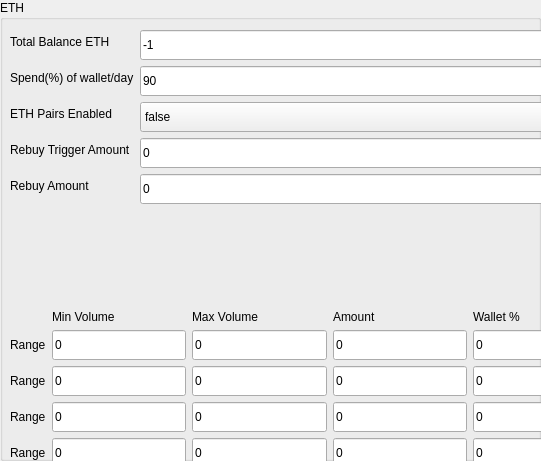
           <widget class="QGroupBox" name="groupBox_7">
            <property name="geometry">
             <rect>
              <x>10</x>
              <y>490</y>
              <width>541</width>
              <height>461</height>
             </rect>
            </property>
            <property name="styleSheet">
             <string notr="true"/>
            </property>
            <property name="title">
             <string>ETH</string>
            </property>
            <widget class="QWidget" name="verticalLayoutWidget_7">
             <property name="geometry">
              <rect>
               <x>10</x>
               <y>30</y>
               <width>597</width>
               <height>510</height>
              </rect>
             </property>
             <layout class="QVBoxLayout" name="verticalLayout_7">
              <item>
               <layout class="QFormLayout" name="formLayout_8">
                <item row="0" column="0">
                 <widget class="QLabel" name="totalBalanceBTCLabel_5">
                  <property name="styleSheet">
                   <string notr="true"/>
                  </property>
                  <property name="text">
                   <string>Total Balance ETH</string>
                  </property>
                 </widget>
                </item>
                <item row="0" column="1">
                 <widget class="QLineEdit" name="txtTotalBalanceEth">
                  <property name="minimumSize">
                   <size>
                    <width>0</width>
                    <height>30</height>
                   </size>
                  </property>
                  <property name="styleSheet">
                   <string notr="true"/>
                  </property>
                  <property name="text">
                   <string>-1</string>
                  </property>
                  <property name="readOnly">
                   <bool>true</bool>
                  </property>
                 </widget>
                </item>
                <item row="1" column="0">
                 <widget class="QLabel" name="spendOfWalletDayLabel_5">
                  <property name="styleSheet">
                   <string notr="true"/>
                  </property>
                  <property name="text">
                   <string>Spend(%) of wallet/day</string>
                  </property>
                 </widget>
                </item>
                <item row="1" column="1">
                 <widget class="QLineEdit" name="txtSpendPercentageEth">
                  <property name="minimumSize">
                   <size>
                    <width>0</width>
                    <height>30</height>
                   </size>
                  </property>
                  <property name="styleSheet">
                   <string notr="true"/>
                  </property>
                  <property name="text">
                   <string>90</string>
                  </property>
                 </widget>
                </item>
                <item row="2" column="0">
                 <widget class="QLabel" name="bTCPairsEnabledLabel_5">
                  <property name="styleSheet">
                   <string notr="true"/>
                  </property>
                  <property name="text">
                   <string>ETH Pairs Enabled</string>
                  </property>
                 </widget>
                </item>
                <item row="2" column="1">
                 <widget class="QComboBox" name="drpTradingEnabledEth">
                  <property name="minimumSize">
                   <size>
                    <width>0</width>
                    <height>30</height>
                   </size>
                  </property>
                  <property name="styleSheet">
                   <string notr="true"/>
                  </property>
                  <item>
                   <property name="text">
                    <string>false</string>
                   </property>
                  </item>
                  <item>
                   <property name="text">
                    <string>true</string>
                   </property>
                  </item>
                 </widget>
                </item>
                <item row="3" column="0">
                 <widget class="QLabel" name="asddLabel">
                  <property name="styleSheet">
                   <string notr="true"/>
                  </property>
                  <property name="text">
                   <string>Rebuy Trigger Amount</string>
                  </property>
                 </widget>
                </item>
                <item row="3" column="1">
                 <widget class="QLineEdit" name="txtRebuyTriggerAmountEth">
                  <property name="minimumSize">
                   <size>
                    <width>0</width>
                    <height>30</height>
                   </size>
                  </property>
                  <property name="styleSheet">
                   <string notr="true"/>
                  </property>
                  <property name="text">
                   <string>0</string>
                  </property>
                 </widget>
                </item>
                <item row="4" column="0">
                 <widget class="QLabel" name="asdaaLabel">
                  <property name="styleSheet">
                   <string notr="true"/>
                  </property>
                  <property name="text">
                   <string>Rebuy Amount</string>
                  </property>
                 </widget>
                </item>
                <item row="4" column="1">
                 <widget class="QLineEdit" name="txtRebuyAmountEth">
                  <property name="minimumSize">
                   <size>
                    <width>0</width>
                    <height>30</height>
                   </size>
                  </property>
                  <property name="styleSheet">
                   <string notr="true"/>
                  </property>
                  <property name="text">
                   <string>0</string>
                  </property>
                 </widget>
                </item>
               </layout>
              </item>
              <item>
               <spacer name="verticalSpacer_5">
                <property name="orientation">
                 <enum>Qt::Vertical</enum>
                </property>
                <property name="sizeHint" stdset="0">
                 <size>
                  <width>20</width>
                  <height>10</height>
                 </size>
                </property>
               </spacer>
              </item>
              <item>
               <layout class="QGridLayout" name="gridLayout_7">
                <item row="1" column="2">
                 <widget class="QLineEdit" name="txtRangeMaxEth1">
                  <property name="minimumSize">
                   <size>
                    <width>0</width>
                    <height>30</height>
                   </size>
                  </property>
                  <property name="styleSheet">
                   <string notr="true"/>
                  </property>
                  <property name="text">
                   <string>0</string>
                  </property>
                 </widget>
                </item>
                <item row="1" column="1">
                 <widget class="QLineEdit" name="txtRangeMinEth1">
                  <property name="minimumSize">
                   <size>
                    <width>0</width>
                    <height>30</height>
                   </size>
                  </property>
                  <property name="styleSheet">
                   <string notr="true"/>
                  </property>
                  <property name="text">
                   <string>0</string>
                  </property>
                 </widget>
                </item>
                <item row="4" column="2">
                 <widget class="QLineEdit" name="txtRangeMaxEth4">
                  <property name="minimumSize">
                   <size>
                    <width>0</width>
                    <height>30</height>
                   </size>
                  </property>
                  <property name="styleSheet">
                   <string notr="true"/>
                  </property>
                  <property name="text">
                   <string>0</string>
                  </property>
                 </widget>
                </item>
                <item row="3" column="0">
                 <widget class="QLabel" name="label_41">
                  <property name="styleSheet">
                   <string notr="true"/>
                  </property>
                  <property name="text">
                   <string>Range</string>
                  </property>
                 </widget>
                </item>
                <item row="2" column="1">
                 <widget class="QLineEdit" name="txtRangeMinEth2">
                  <property name="minimumSize">
                   <size>
                    <width>0</width>
                    <height>30</height>
                   </size>
                  </property>
                  <property name="styleSheet">
                   <string notr="true"/>
                  </property>
                  <property name="text">
                   <string>0</string>
                  </property>
                 </widget>
                </item>
                <item row="2" column="2">
                 <widget class="QLineEdit" name="txtRangeMaxEth2">
                  <property name="minimumSize">
                   <size>
                    <width>0</width>
                    <height>30</height>
                   </size>
                  </property>
                  <property name="styleSheet">
                   <string notr="true"/>
                  </property>
                  <property name="text">
                   <string>0</string>
                  </property>
                 </widget>
                </item>
                <item row="2" column="3">
                 <widget class="QLineEdit" name="txtRangeAmountEth2">
                  <property name="minimumSize">
                   <size>
                    <width>0</width>
                    <height>30</height>
                   </size>
                  </property>
                  <property name="styleSheet">
                   <string notr="true"/>
                  </property>
                  <property name="text">
                   <string>0</string>
                  </property>
                  <property name="readOnly">
                   <bool>true</bool>
                  </property>
                 </widget>
                </item>
                <item row="3" column="1">
                 <widget class="QLineEdit" name="txtRangeMinEth3">
                  <property name="minimumSize">
                   <size>
                    <width>0</width>
                    <height>30</height>
                   </size>
                  </property>
                  <property name="styleSheet">
                   <string notr="true"/>
                  </property>
                  <property name="text">
                   <string>0</string>
                  </property>
                 </widget>
                </item>
                <item row="3" column="2">
                 <widget class="QLineEdit" name="txtRangeMaxEth3">
                  <property name="minimumSize">
                   <size>
                    <width>0</width>
                    <height>30</height>
                   </size>
                  </property>
                  <property name="styleSheet">
                   <string notr="true"/>
                  </property>
                  <property name="text">
                   <string>0</string>
                  </property>
                 </widget>
                </item>
                <item row="3" column="3">
                 <widget class="QLineEdit" name="txtRangeAmountEth3">
                  <property name="minimumSize">
                   <size>
                    <width>0</width>
                    <height>30</height>
                   </size>
                  </property>
                  <property name="styleSheet">
                   <string notr="true"/>
                  </property>
                  <property name="text">
                   <string>0</string>
                  </property>
                  <property name="readOnly">
                   <bool>true</bool>
                  </property>
                 </widget>
                </item>
                <item row="4" column="3">
                 <widget class="QLineEdit" name="txtRangeAmountEth4">
                  <property name="minimumSize">
                   <size>
                    <width>0</width>
                    <height>30</height>
                   </size>
                  </property>
                  <property name="styleSheet">
                   <string notr="true"/>
                  </property>
                  <property name="text">
                   <string>0</string>
                  </property>
                  <property name="readOnly">
                   <bool>true</bool>
                  </property>
                 </widget>
                </item>
                <item row="4" column="4">
                 <widget class="QLineEdit" name="txtRangePercEth4">
                  <property name="minimumSize">
                   <size>
                    <width>0</width>
                    <height>30</height>
                   </size>
                  </property>
                  <property name="styleSheet">
                   <string notr="true"/>
                  </property>
                  <property name="text">
                   <string>0</string>
                  </property>
                 </widget>
                </item>
                <item row="4" column="0">
                 <widget class="QLabel" name="label_42">
                  <property name="styleSheet">
                   <string notr="true"/>
                  </property>
                  <property name="text">
                   <string>Range</string>
                  </property>
                 </widget>
                </item>
                <item row="5" column="2">
                 <widget class="QLineEdit" name="txtRangeMaxEth5">
                  <property name="minimumSize">
                   <size>
                    <width>0</width>
                    <height>30</height>
                   </size>
                  </property>
                  <property name="styleSheet">
                   <string notr="true"/>
                  </property>
                  <property name="text">
                   <string>0</string>
                  </property>
                 </widget>
                </item>
                <item row="6" column="4">
                 <widget class="QLineEdit" name="txtRangePercEth6">
                  <property name="minimumSize">
                   <size>
                    <width>0</width>
                    <height>30</height>
                   </size>
                  </property>
                  <property name="styleSheet">
                   <string notr="true"/>
                  </property>
                  <property name="text">
                   <string>0</string>
                  </property>
                 </widget>
                </item>
                <item row="5" column="4">
                 <widget class="QLineEdit" name="txtRangePercEth5">
                  <property name="minimumSize">
                   <size>
                    <width>0</width>
                    <height>30</height>
                   </size>
                  </property>
                  <property name="styleSheet">
                   <string notr="true"/>
                  </property>
                  <property name="text">
                   <string>0</string>
                  </property>
                 </widget>
                </item>
                <item row="5" column="3">
                 <widget class="QLineEdit" name="txtRangeAmountEth5">
                  <property name="minimumSize">
                   <size>
                    <width>0</width>
                    <height>30</height>
                   </size>
                  </property>
                  <property name="styleSheet">
                   <string notr="true"/>
                  </property>
                  <property name="text">
                   <string>0</string>
                  </property>
                  <property name="readOnly">
                   <bool>true</bool>
                  </property>
                 </widget>
                </item>
                <item row="6" column="3">
                 <widget class="QLineEdit" name="txtRangeAmountEth6">
                  <property name="minimumSize">
                   <size>
                    <width>0</width>
                    <height>30</height>
                   </size>
                  </property>
                  <property name="styleSheet">
                   <string notr="true"/>
                  </property>
                  <property name="text">
                   <string>0</string>
                  </property>
                  <property name="readOnly">
                   <bool>true</bool>
                  </property>
                 </widget>
                </item>
                <item row="6" column="2">
                 <widget class="QLineEdit" name="txtRangeMaxEth6">
                  <property name="minimumSize">
                   <size>
                    <width>0</width>
                    <height>30</height>
                   </size>
                  </property>
                  <property name="styleSheet">
                   <string notr="true"/>
                  </property>
                  <property name="text">
                   <string>0</string>
                  </property>
                 </widget>
                </item>
                <item row="5" column="1">
                 <widget class="QLineEdit" name="txtRangeMinEth5">
                  <property name="minimumSize">
                   <size>
                    <width>0</width>
                    <height>30</height>
                   </size>
                  </property>
                  <property name="styleSheet">
                   <string notr="true"/>
                  </property>
                  <property name="text">
                   <string>0</string>
                  </property>
                 </widget>
                </item>
                <item row="6" column="0">
                 <widget class="QLabel" name="label_43">
                  <property name="styleSheet">
                   <string notr="true"/>
                  </property>
                  <property name="text">
                   <string>Range</string>
                  </property>
                 </widget>
                </item>
                <item row="6" column="1">
                 <widget class="QLineEdit" name="txtRangeMinEth6">
                  <property name="minimumSize">
                   <size>
                    <width>0</width>
                    <height>30</height>
                   </size>
                  </property>
                  <property name="styleSheet">
                   <string notr="true"/>
                  </property>
                  <property name="text">
                   <string>0</string>
                  </property>
                 </widget>
                </item>
                <item row="5" column="0">
                 <widget class="QLabel" name="label_44">
                  <property name="styleSheet">
                   <string notr="true"/>
                  </property>
                  <property name="text">
                   <string>Range</string>
                  </property>
                 </widget>
                </item>
                <item row="1" column="0">
                 <widget class="QLabel" name="label_45">
                  <property name="styleSheet">
                   <string notr="true"/>
                  </property>
                  <property name="text">
                   <string>Range</string>
                  </property>
                 </widget>
                </item>
                <item row="2" column="0">
                 <widget class="QLabel" name="label_46">
                  <property name="styleSheet">
                   <string notr="true"/>
                  </property>
                  <property name="text">
                   <string>Range</string>
                  </property>
                 </widget>
                </item>
                <item row="1" column="3">
                 <widget class="QLineEdit" name="txtRangeAmountEth1">
                  <property name="minimumSize">
                   <size>
                    <width>0</width>
                    <height>30</height>
                   </size>
                  </property>
                  <property name="styleSheet">
                   <string notr="true"/>
                  </property>
                  <property name="text">
                   <string>0</string>
                  </property>
                  <property name="readOnly">
                   <bool>true</bool>
                  </property>
                 </widget>
                </item>
                <item row="0" column="3">
                 <widget class="QLabel" name="label_47">
                  <property name="styleSheet">
                   <string notr="true"/>
                  </property>
                  <property name="frameShadow">
                   <enum>QFrame::Plain</enum>
                  </property>
                  <property name="lineWidth">
                   <number>6</number>
                  </property>
                  <property name="text">
                   <string>Amount</string>
                  </property>
                 </widget>
                </item>
                <item row="0" column="1">
                 <widget class="QLabel" name="label_48">
                  <property name="styleSheet">
                   <string notr="true"/>
                  </property>
                  <property name="text">
                   <string>Min Volume</string>
                  </property>
                 </widget>
                </item>
                <item row="0" column="2">
                 <widget class="QLabel" name="label_49">
                  <property name="styleSheet">
                   <string notr="true"/>
                  </property>
                  <property name="text">
                   <string>Max Volume</string>
                  </property>
                 </widget>
                </item>
                <item row="2" column="4">
                 <widget class="QLineEdit" name="txtRangePercEth2">
                  <property name="minimumSize">
                   <size>
                    <width>0</width>
                    <height>30</height>
                   </size>
                  </property>
                  <property name="styleSheet">
                   <string notr="true"/>
                  </property>
                  <property name="text">
                   <string>0</string>
                  </property>
                 </widget>
                </item>
                <item row="1" column="4">
                 <widget class="QLineEdit" name="txtRangePercEth1">
                  <property name="minimumSize">
                   <size>
                    <width>0</width>
                    <height>30</height>
                   </size>
                  </property>
                  <property name="styleSheet">
                   <string notr="true"/>
                  </property>
                  <property name="text">
                   <string>0</string>
                  </property>
                 </widget>
                </item>
                <item row="0" column="4">
                 <widget class="QLabel" name="label_50">
                  <property name="styleSheet">
                   <string notr="true"/>
                  </property>
                  <property name="text">
                   <string>Wallet %</string>
                  </property>
                 </widget>
                </item>
                <item row="3" column="4">
                 <widget class="QLineEdit" name="txtRangePercEth3">
                  <property name="minimumSize">
                   <size>
                    <width>0</width>
                    <height>30</height>
                   </size>
                  </property>
                  <property name="styleSheet">
                   <string notr="true"/>
                  </property>
                  <property name="text">
                   <string>0</string>
                  </property>
                 </widget>
                </item>
                <item row="4" column="1">
                 <widget class="QLineEdit" name="txtRangeMinEth4">
                  <property name="minimumSize">
                   <size>
                    <width>0</width>
                    <height>30</height>
                   </size>
                  </property>
                  <property name="styleSheet">
                   <string notr="true"/>
                  </property>
                  <property name="text">
                   <string>0</string>
                  </property>
                 </widget>
                </item>
               </layout>
              </item>
             </layout>
            </widget>
           </widget>
